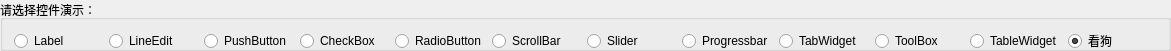
   <widget class="QGroupBox" name="groupBox_16">
    <property name="geometry">
     <rect>
      <x>10</x>
      <y>0</y>
      <width>1171</width>
      <height>51</height>
     </rect>
    </property>
    <property name="minimumSize">
     <size>
      <width>1171</width>
      <height>51</height>
     </size>
    </property>
    <property name="title">
     <string>请选择控件演示：</string>
    </property>
    <layout class="QHBoxLayout" name="horizontalLayout">
     <item>
      <widget class="QRadioButton" name="radioButton_2">
       <property name="minimumSize">
        <size>
         <width>0</width>
         <height>20</height>
        </size>
       </property>
       <property name="text">
        <string>Label</string>
       </property>
      </widget>
     </item>
     <item>
      <widget class="QRadioButton" name="radioButton_9">
       <property name="minimumSize">
        <size>
         <width>0</width>
         <height>20</height>
        </size>
       </property>
       <property name="text">
        <string>LineEdit</string>
       </property>
      </widget>
     </item>
     <item>
      <widget class="QRadioButton" name="radioButton_8">
       <property name="minimumSize">
        <size>
         <width>0</width>
         <height>20</height>
        </size>
       </property>
       <property name="text">
        <string>PushButton</string>
       </property>
      </widget>
     </item>
     <item>
      <widget class="QRadioButton" name="radioButton_11">
       <property name="minimumSize">
        <size>
         <width>0</width>
         <height>20</height>
        </size>
       </property>
       <property name="text">
        <string>CheckBox</string>
       </property>
      </widget>
     </item>
     <item>
      <widget class="QRadioButton" name="radioButton_12">
       <property name="minimumSize">
        <size>
         <width>0</width>
         <height>20</height>
        </size>
       </property>
       <property name="text">
        <string>RadioButton</string>
       </property>
      </widget>
     </item>
     <item>
      <widget class="QRadioButton" name="radioButton_3">
       <property name="minimumSize">
        <size>
         <width>0</width>
         <height>20</height>
        </size>
       </property>
       <property name="text">
        <string>ScrollBar</string>
       </property>
      </widget>
     </item>
     <item>
      <widget class="QRadioButton" name="radioButton_4">
       <property name="minimumSize">
        <size>
         <width>0</width>
         <height>20</height>
        </size>
       </property>
       <property name="text">
        <string>Slider</string>
       </property>
      </widget>
     </item>
     <item>
      <widget class="QRadioButton" name="radioButton_5">
       <property name="minimumSize">
        <size>
         <width>0</width>
         <height>20</height>
        </size>
       </property>
       <property name="text">
        <string>Progressbar</string>
       </property>
      </widget>
     </item>
     <item>
      <widget class="QRadioButton" name="radioButton_6">
       <property name="minimumSize">
        <size>
         <width>0</width>
         <height>20</height>
        </size>
       </property>
       <property name="text">
        <string>TabWidget</string>
       </property>
      </widget>
     </item>
     <item>
      <widget class="QRadioButton" name="radioButton_7">
       <property name="minimumSize">
        <size>
         <width>0</width>
         <height>20</height>
        </size>
       </property>
       <property name="text">
        <string>ToolBox</string>
       </property>
      </widget>
     </item>
     <item>
      <widget class="QRadioButton" name="radioButton_13">
       <property name="minimumSize">
        <size>
         <width>0</width>
         <height>20</height>
        </size>
       </property>
       <property name="text">
        <string>TableWidget</string>
       </property>
      </widget>
     </item>
     <item>
      <widget class="QRadioButton" name="radioButton_10">
       <property name="minimumSize">
        <size>
         <width>0</width>
         <height>20</height>
        </size>
       </property>
       <property name="text">
        <string>看狗</string>
       </property>
       <property name="checked">
        <bool>true</bool>
       </property>
      </widget>
     </item>
    </layout>
   </widget>
